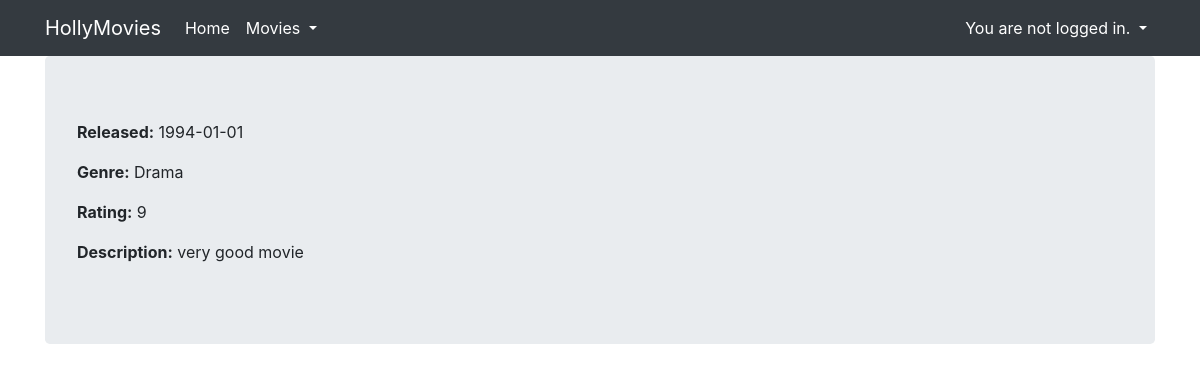
The page /viewer/movie/detail/1 on the database its author committed.
### viewer/models.py (models this page shows, shortened)
class Movie(Model):
    title = CharField(max_length=128)
    genre = ForeignKey(Genre, on_delete=DO_NOTHING)
    rating = IntegerField()
    released = DateField()
    description = TextField(null=True, blank=True)
    poster = ImageField(null=True, blank=True)
    created = DateTimeField(auto_now_add=True)

class Genre(Model):
    name = CharField(max_length=120)
    def __str__(self):
        return self.name

### viewer/views.py (the view, shortened to what this page needs)
# urls.py: path('movie/detail/<pk>', MovieDetailView.as_view(), name='movie_detail'),
class MovieDetailView(DetailView):
    template_name = 'movie_detail.html'
    model = Movie

### viewer/templatetags/movie_extras.py (called while the page is built)
@register.filter
def attr_as_p(obj, attrname):
    label = escape(attrname.capitalize())
    value = escape(getattr(obj, attrname))
    return SafeString(f'<p><strong>{label}:</strong> {value}</p>')

### viewer/templates/movie_detail.html (shortened to what this page needs)
{% extends "base.html" %}
{% load static %}
{% load movie_extras %}
{% block styles %}
  {{ block.super }}
  <link rel="stylesheet" type="text/css" href="{% static 'css/movie_detail.css' %}" />
{% endblock %}
{% block content %}
  <div class="row">
    <div class="col">
      {{ movie|attr_as_p:'released' }}
      {{ movie|attr_as_p:'genre' }}
      {{ movie|attr_as_p:'rating' }}
      {{ movie|attr_as_p:'description' }}
    </div>
  </div>
{% endblock %}

### rows shown on the page
Movie: released "Released: 1994-01-01", genre.name "Genre: Drama", rating "Rating: 9", description "Description: very good movie"
